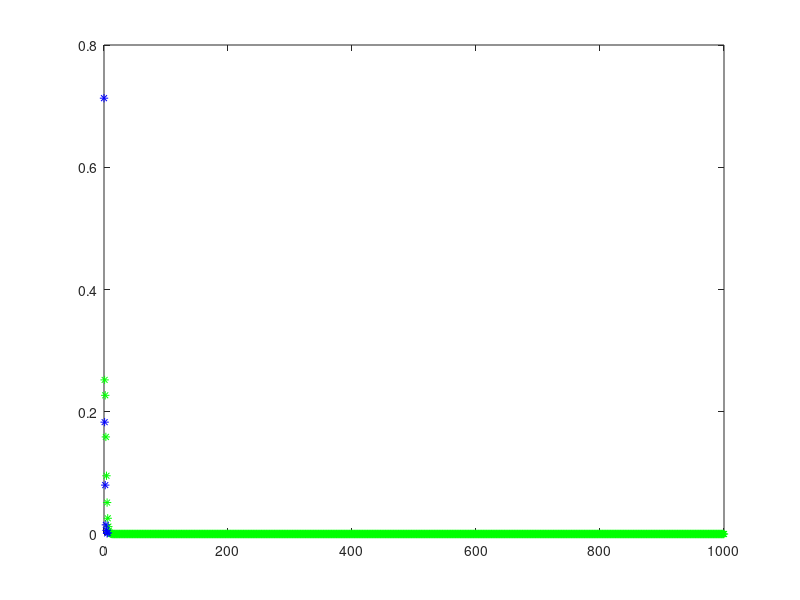

This chart was generated by the following MATLAB code:
pkg load statistics

p = 0.7;
n = 5
N = 1000;

X = zeros(1, N);
for i=1:N
  while rand() >= p
    X(i) += 1; 
  endwhile
endfor


U_X = unique(X);
N_X = hist(X, length(U_X));
F_X = N_X/N;

x=1:1000
plot(x, nbinpdf(x, n, p), 'g*');
hold on; 
plot(U_X, F_X, 'b*');
